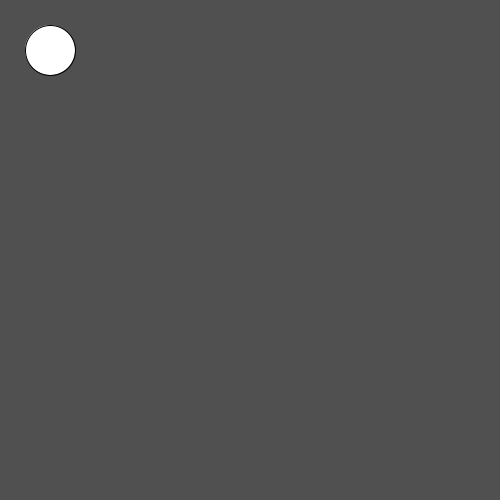
Frame 1 (no input)
Frame 60 (the mouse pressed at the canvas centre just before this capture): identical to frame 1, image omitted
Frame 120 (the mouse held since frame 60 and released just before this capture): identical to frame 1, image omitted

The Processing sketch that drew this single still picture (run headless with seeded random() and noise(); from frame 60 on, the mouse is pressed at the canvas centre):

// Processing sketch: slippery_dot
// ── slippery_dot.pde

 // Make a slippery dot. When you click on the dot it will slide to a new location.
 
 
 // 1. Create three integer variables to represent the x, y, and the size of the ellipse
       int x = 50;
       int y = 50;
       int s = 50;
       
       
    void setup() {
      // 2. Set the size of your sketch
      size(500,500);
    }
    
    void draw() {
    
      // 3. Set the background color of your sketch
      background(80,80,80);
      // 4. Draw an ellipse using the variables created at the top of the sketch for the location and size of your ellipse. 
      //    Make sure it fits in the window. Change the variables if it does not.
    ellipse(x,y,s,s);
    
    }
    
    /******** This method gets called automatically when you press the mouse ************/
    void mousePressed() {
      //5. Create an integer variable called distance
      
      //6. The getDistanceFromMouse() method below returns a number.
      //   Set the value of your distance variable to the value returned by the getDistance method
      //   You will need to pass the x and y location of your ellipse to this method.
     
        int d = getDistanceFromMouse(x,y);
          
      //7.  Use an if statement to check if your distance variable is < the radius of the ellipse
      //    If it is, make a new x AND y for the ellipse, for a new random location on the window
      //    Hint: Use code like this      x = (int) random(width);
       if (d <= 50) {
         x = (int) random(width);
         y = (int) random(width);
       }
      
    }
    
    /********  This method gives you the number of pixels between the mouse and the x,y point ***********/
    int getDistanceFromMouse(int x, int y) {
      return (int)Math.sqrt(Math.pow((mouseX-x),2) + Math.pow((mouseY-y),2));
    }
